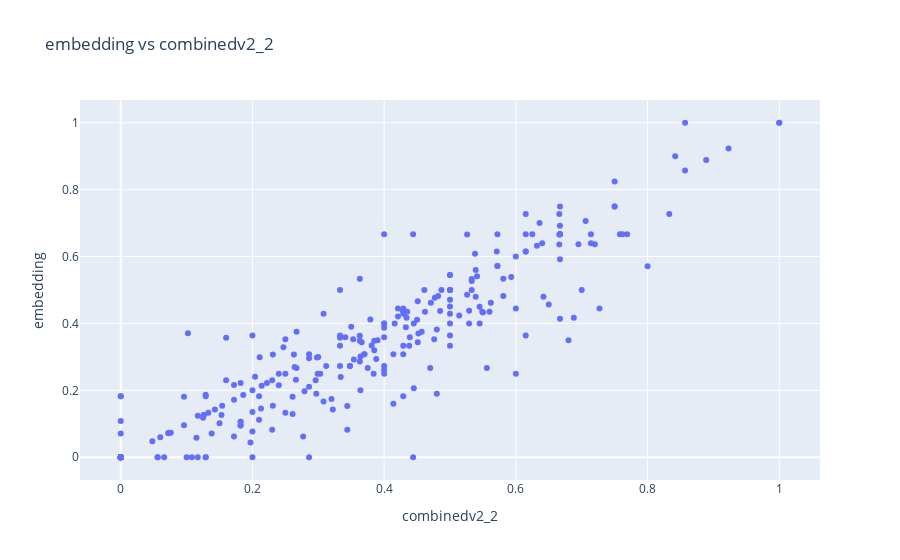

Notebook cell for this chart:
### Markdown cell above
### Is the difference in performance significant?

### Code cell
ligand = 'binding'

performance_per_model_per_stat = {}
prot_ids = None
for model, df in predictions.items():
    df = df[(df.cutoff == 0.5)]
    if ligand is not None:
        df = df[df.ligand == ligand]
    perf_per_protein = df.groupby('prot_id'). \
            apply(lambda df_prot: pd.Series(Performance.calc_performance_measurements(df_prot, tag='total')))
    for row in perf_per_protein.T.iterrows():
        name = row[0]
        if name in performance_per_model_per_stat:
            perf = performance_per_model_per_stat[name]
        else:
            perf = {}
            performance_per_model_per_stat[name] = perf
        if prot_ids is None:
            prot_ids = row[1].sort_index().index
        perf[model] = row[1].sort_index().to_numpy()

for stat, perf in performance_per_model_per_stat.items():
    print(stat)
    pretty_columns = {
        'f1': 'F1 score',
        'mcc': 'MCC',
        'prec': 'Precission',
        'rec': 'Recall',
        'acc': 'Accuracy'
    }
    c = pretty_columns.get(stat.split('_')[0], stat)
    
    for model, stats in perf.items():
        fig, ax = plt.subplots()
        ax.hist(stats)
        ax.set_title(f'Distribution - {model} - {c}')
        ax.set_xlabel(c)
        ax.set_ylabel('Count')
    
    fig, ax = plt.subplots()
    ax.set_title('Performance distribution - ' + c)
    ax.boxplot(perf.values())
    ax.set_xticklabels(perf.keys())
    ax.set_ylabel(c)
    print(ttest_rel(perf['combinedv2_2'], perf['embedding']))
    print(wilcoxon(perf['combinedv2_2'], perf['embedding']))



perf = performance_per_model_per_stat['f1_total']
pretty_columns = {
    'f1': 'F1 score',
    'mcc': 'MCC',
    'prec': 'Precission',
    'rec': 'Recall',
    'acc': 'Accuracy'
}
c = pretty_columns.get(stat.split('_')[0], stat)
tmp = pd.DataFrame({'combinedv2_2': perf['combinedv2_2'], 'embedding': perf['embedding'], "protein": prot_ids})
fig = px.scatter(tmp, x='combinedv2_2', y='embedding', hover_name='protein', title='embedding vs combinedv2_2')
fig.show()

### Figure 1 — Plotly figure (JSON) as saved in the notebook; plotly's stock layout.template omitted (floating-point values rounded to 4 significant figures; data arrays with more than 128 entries replaced by an {"elided": "..."} marker saying what was removed)
{"data": [{"hovertemplate": "<b>%{hovertext}</b><br><br>combinedv2_2=%{x}<br>embedding=%{y}<extra></extra>", "hovertext": {"elided": "297 str values"}, "legendgroup": "", "marker": {"color": "#636efa", "symbol": "circle"}, "mode": "markers", "name": "", "orientation": "v", "showlegend": false, "type": "scatter", "x": {"elided": "297 float values"}, "xaxis": "x", "y": {"elided": "297 float values"}, "yaxis": "y"}], "layout": {"legend": {"tracegroupgap": 0}, "title": {"text": "embedding vs combinedv2_2"}, "xaxis": {"anchor": "y", "domain": [0, 1], "title": {"text": "combinedv2_2"}}, "yaxis": {"anchor": "x", "domain": [0, 1], "title": {"text": "embedding"}}}}
